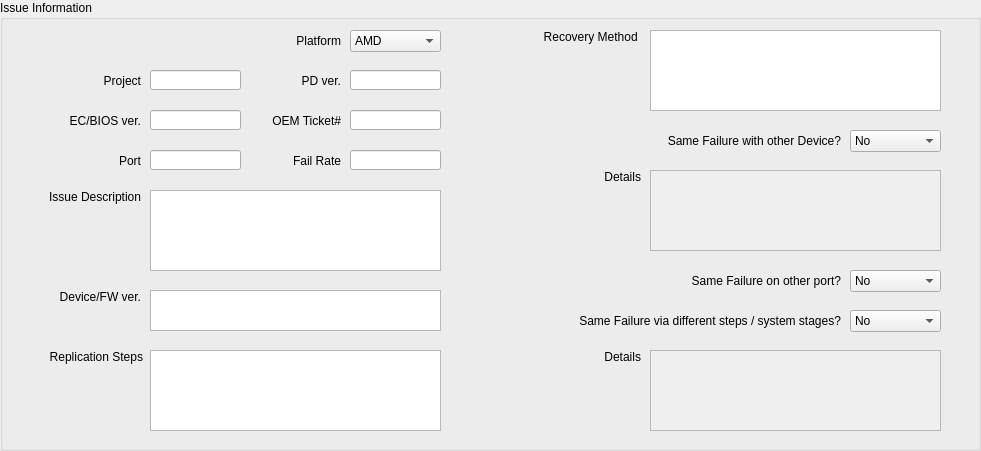
  <widget class="QGroupBox" name="gB_Info">
   <property name="geometry">
    <rect>
     <x>20</x>
     <y>10</y>
     <width>981</width>
     <height>451</height>
    </rect>
   </property>
   <property name="focusPolicy">
    <enum>Qt::TabFocus</enum>
   </property>
   <property name="title">
    <string>Issue Information</string>
   </property>
   <widget class="QLabel" name="label_Project">
    <property name="geometry">
     <rect>
      <x>20</x>
      <y>70</y>
      <width>121</width>
      <height>21</height>
     </rect>
    </property>
    <property name="text">
     <string>Project</string>
    </property>
    <property name="alignment">
     <set>Qt::AlignRight|Qt::AlignTrailing|Qt::AlignVCenter</set>
    </property>
   </widget>
   <widget class="QLabel" name="label_PDver">
    <property name="geometry">
     <rect>
      <x>250</x>
      <y>70</y>
      <width>91</width>
      <height>21</height>
     </rect>
    </property>
    <property name="text">
     <string>PD ver.</string>
    </property>
    <property name="alignment">
     <set>Qt::AlignRight|Qt::AlignTrailing|Qt::AlignVCenter</set>
    </property>
   </widget>
   <widget class="QLabel" name="label_Ticket">
    <property name="geometry">
     <rect>
      <x>250</x>
      <y>110</y>
      <width>91</width>
      <height>21</height>
     </rect>
    </property>
    <property name="text">
     <string>OEM Ticket#</string>
    </property>
    <property name="alignment">
     <set>Qt::AlignRight|Qt::AlignTrailing|Qt::AlignVCenter</set>
    </property>
   </widget>
   <widget class="QLabel" name="label_ECver">
    <property name="geometry">
     <rect>
      <x>20</x>
      <y>110</y>
      <width>121</width>
      <height>21</height>
     </rect>
    </property>
    <property name="text">
     <string>EC/BIOS ver.</string>
    </property>
    <property name="alignment">
     <set>Qt::AlignRight|Qt::AlignTrailing|Qt::AlignVCenter</set>
    </property>
   </widget>
   <widget class="QLabel" name="label_Port">
    <property name="geometry">
     <rect>
      <x>60</x>
      <y>150</y>
      <width>81</width>
      <height>21</height>
     </rect>
    </property>
    <property name="text">
     <string>Port</string>
    </property>
    <property name="alignment">
     <set>Qt::AlignRight|Qt::AlignTrailing|Qt::AlignVCenter</set>
    </property>
   </widget>
   <widget class="QLabel" name="label_Platform">
    <property name="geometry">
     <rect>
      <x>260</x>
      <y>30</y>
      <width>81</width>
      <height>21</height>
     </rect>
    </property>
    <property name="text">
     <string>Platform</string>
    </property>
    <property name="alignment">
     <set>Qt::AlignRight|Qt::AlignTrailing|Qt::AlignVCenter</set>
    </property>
   </widget>
   <widget class="QComboBox" name="cB_Platform">
    <property name="geometry">
     <rect>
      <x>350</x>
      <y>30</y>
      <width>91</width>
      <height>22</height>
     </rect>
    </property>
    <property name="maxVisibleItems">
     <number>2</number>
    </property>
    <property name="maxCount">
     <number>2</number>
    </property>
    <item>
     <property name="text">
      <string>AMD</string>
     </property>
    </item>
    <item>
     <property name="text">
      <string>INTEL</string>
     </property>
    </item>
   </widget>
   <widget class="QLineEdit" name="lineE_Project">
    <property name="geometry">
     <rect>
      <x>150</x>
      <y>70</y>
      <width>91</width>
      <height>20</height>
     </rect>
    </property>
   </widget>
   <widget class="QLineEdit" name="lineE_PDver">
    <property name="geometry">
     <rect>
      <x>350</x>
      <y>70</y>
      <width>91</width>
      <height>20</height>
     </rect>
    </property>
   </widget>
   <widget class="QLineEdit" name="lineE_ECver">
    <property name="geometry">
     <rect>
      <x>150</x>
      <y>110</y>
      <width>91</width>
      <height>20</height>
     </rect>
    </property>
   </widget>
   <widget class="QLineEdit" name="lineE_Ticket">
    <property name="geometry">
     <rect>
      <x>350</x>
      <y>110</y>
      <width>91</width>
      <height>20</height>
     </rect>
    </property>
   </widget>
   <widget class="QLineEdit" name="lineE_Port">
    <property name="geometry">
     <rect>
      <x>150</x>
      <y>150</y>
      <width>91</width>
      <height>20</height>
     </rect>
    </property>
   </widget>
   <widget class="QLabel" name="label_FR">
    <property name="geometry">
     <rect>
      <x>250</x>
      <y>150</y>
      <width>91</width>
      <height>21</height>
     </rect>
    </property>
    <property name="text">
     <string>Fail Rate</string>
    </property>
    <property name="alignment">
     <set>Qt::AlignRight|Qt::AlignTrailing|Qt::AlignVCenter</set>
    </property>
   </widget>
   <widget class="QLineEdit" name="lineE_FR">
    <property name="geometry">
     <rect>
      <x>350</x>
      <y>150</y>
      <width>91</width>
      <height>20</height>
     </rect>
    </property>
   </widget>
   <widget class="QTextEdit" name="textE_Issue">
    <property name="geometry">
     <rect>
      <x>150</x>
      <y>190</y>
      <width>291</width>
      <height>81</height>
     </rect>
    </property>
    <property name="acceptDrops">
     <bool>false</bool>
    </property>
    <property name="tabChangesFocus">
     <bool>true</bool>
    </property>
    <property name="acceptRichText">
     <bool>false</bool>
    </property>
   </widget>
   <widget class="QLabel" name="label_Issue">
    <property name="geometry">
     <rect>
      <x>10</x>
      <y>190</y>
      <width>131</width>
      <height>61</height>
     </rect>
    </property>
    <property name="text">
     <string>Issue Description</string>
    </property>
    <property name="alignment">
     <set>Qt::AlignRight|Qt::AlignTop|Qt::AlignTrailing</set>
    </property>
    <property name="wordWrap">
     <bool>true</bool>
    </property>
   </widget>
   <widget class="QLabel" name="label_Device">
    <property name="geometry">
     <rect>
      <x>10</x>
      <y>290</y>
      <width>131</width>
      <height>31</height>
     </rect>
    </property>
    <property name="text">
     <string>Device/FW ver.</string>
    </property>
    <property name="alignment">
     <set>Qt::AlignRight|Qt::AlignTop|Qt::AlignTrailing</set>
    </property>
    <property name="wordWrap">
     <bool>true</bool>
    </property>
   </widget>
   <widget class="QTextEdit" name="textE_Device">
    <property name="geometry">
     <rect>
      <x>150</x>
      <y>290</y>
      <width>291</width>
      <height>41</height>
     </rect>
    </property>
    <property name="tabChangesFocus">
     <bool>true</bool>
    </property>
   </widget>
   <widget class="QLabel" name="label_Replication">
    <property name="geometry">
     <rect>
      <x>12</x>
      <y>350</y>
      <width>131</width>
      <height>61</height>
     </rect>
    </property>
    <property name="text">
     <string>Replication Steps</string>
    </property>
    <property name="alignment">
     <set>Qt::AlignRight|Qt::AlignTop|Qt::AlignTrailing</set>
    </property>
    <property name="wordWrap">
     <bool>true</bool>
    </property>
   </widget>
   <widget class="QTextEdit" name="textE_Replication">
    <property name="geometry">
     <rect>
      <x>150</x>
      <y>350</y>
      <width>291</width>
      <height>81</height>
     </rect>
    </property>
    <property name="tabChangesFocus">
     <bool>true</bool>
    </property>
   </widget>
   <widget class="QTextEdit" name="textE_Recovery">
    <property name="geometry">
     <rect>
      <x>650</x>
      <y>30</y>
      <width>291</width>
      <height>81</height>
     </rect>
    </property>
    <property name="tabChangesFocus">
     <bool>true</bool>
    </property>
   </widget>
   <widget class="QLabel" name="label_Recovery">
    <property name="geometry">
     <rect>
      <x>460</x>
      <y>30</y>
      <width>181</width>
      <height>61</height>
     </rect>
    </property>
    <property name="text">
     <string>Recovery Method </string>
    </property>
    <property name="alignment">
     <set>Qt::AlignRight|Qt::AlignTop|Qt::AlignTrailing</set>
    </property>
    <property name="wordWrap">
     <bool>true</bool>
    </property>
   </widget>
   <widget class="QComboBox" name="cB_OtherDevSel">
    <property name="geometry">
     <rect>
      <x>850</x>
      <y>130</y>
      <width>91</width>
      <height>22</height>
     </rect>
    </property>
    <property name="focusPolicy">
     <enum>Qt::WheelFocus</enum>
    </property>
    <property name="currentIndex">
     <number>0</number>
    </property>
    <property name="maxVisibleItems">
     <number>2</number>
    </property>
    <property name="maxCount">
     <number>2</number>
    </property>
    <property name="frame">
     <bool>true</bool>
    </property>
    <item>
     <property name="text">
      <string>No</string>
     </property>
    </item>
    <item>
     <property name="text">
      <string>Yes</string>
     </property>
    </item>
   </widget>
   <widget class="QLabel" name="label_SameFailSel">
    <property name="geometry">
     <rect>
      <x>460</x>
      <y>130</y>
      <width>381</width>
      <height>21</height>
     </rect>
    </property>
    <property name="text">
     <string>Same Failure with other Device?</string>
    </property>
    <property name="alignment">
     <set>Qt::AlignRight|Qt::AlignTrailing|Qt::AlignVCenter</set>
    </property>
   </widget>
   <widget class="QTextEdit" name="textE_OtherDev">
    <property name="enabled">
     <bool>false</bool>
    </property>
    <property name="geometry">
     <rect>
      <x>650</x>
      <y>170</y>
      <width>291</width>
      <height>81</height>
     </rect>
    </property>
    <property name="tabChangesFocus">
     <bool>true</bool>
    </property>
   </widget>
   <widget class="QLabel" name="label_SameFail">
    <property name="geometry">
     <rect>
      <x>460</x>
      <y>170</y>
      <width>181</width>
      <height>71</height>
     </rect>
    </property>
    <property name="text">
     <string>Details</string>
    </property>
    <property name="alignment">
     <set>Qt::AlignRight|Qt::AlignTop|Qt::AlignTrailing</set>
    </property>
    <property name="wordWrap">
     <bool>true</bool>
    </property>
   </widget>
   <widget class="QLabel" name="label_OtherPort">
    <property name="geometry">
     <rect>
      <x>460</x>
      <y>270</y>
      <width>381</width>
      <height>21</height>
     </rect>
    </property>
    <property name="text">
     <string>Same Failure on other port?</string>
    </property>
    <property name="alignment">
     <set>Qt::AlignRight|Qt::AlignTrailing|Qt::AlignVCenter</set>
    </property>
   </widget>
   <widget class="QComboBox" name="cB_DiffStepSel">
    <property name="geometry">
     <rect>
      <x>850</x>
      <y>310</y>
      <width>91</width>
      <height>22</height>
     </rect>
    </property>
    <property name="currentIndex">
     <number>0</number>
    </property>
    <property name="maxVisibleItems">
     <number>2</number>
    </property>
    <property name="maxCount">
     <number>2</number>
    </property>
    <item>
     <property name="text">
      <string>No</string>
     </property>
    </item>
    <item>
     <property name="text">
      <string>Yes</string>
     </property>
    </item>
   </widget>
   <widget class="QLabel" name="label_DiffStepSel">
    <property name="geometry">
     <rect>
      <x>460</x>
      <y>310</y>
      <width>381</width>
      <height>21</height>
     </rect>
    </property>
    <property name="text">
     <string>Same Failure via different steps / system stages?</string>
    </property>
    <property name="alignment">
     <set>Qt::AlignRight|Qt::AlignTrailing|Qt::AlignVCenter</set>
    </property>
   </widget>
   <widget class="QComboBox" name="cB_OtherPortSel">
    <property name="geometry">
     <rect>
      <x>850</x>
      <y>270</y>
      <width>91</width>
      <height>22</height>
     </rect>
    </property>
    <property name="currentIndex">
     <number>0</number>
    </property>
    <property name="maxVisibleItems">
     <number>2</number>
    </property>
    <property name="maxCount">
     <number>2</number>
    </property>
    <item>
     <property name="text">
      <string>No</string>
     </property>
    </item>
    <item>
     <property name="text">
      <string>Yes</string>
     </property>
    </item>
   </widget>
   <widget class="QTextEdit" name="textE_DiffStep">
    <property name="enabled">
     <bool>false</bool>
    </property>
    <property name="geometry">
     <rect>
      <x>650</x>
      <y>350</y>
      <width>291</width>
      <height>81</height>
     </rect>
    </property>
    <property name="tabChangesFocus">
     <bool>true</bool>
    </property>
   </widget>
   <widget class="QLabel" name="label_DiffStep">
    <property name="geometry">
     <rect>
      <x>460</x>
      <y>350</y>
      <width>181</width>
      <height>71</height>
     </rect>
    </property>
    <property name="text">
     <string>Details</string>
    </property>
    <property name="alignment">
     <set>Qt::AlignRight|Qt::AlignTop|Qt::AlignTrailing</set>
    </property>
    <property name="wordWrap">
     <bool>true</bool>
    </property>
   </widget>
  </widget>
